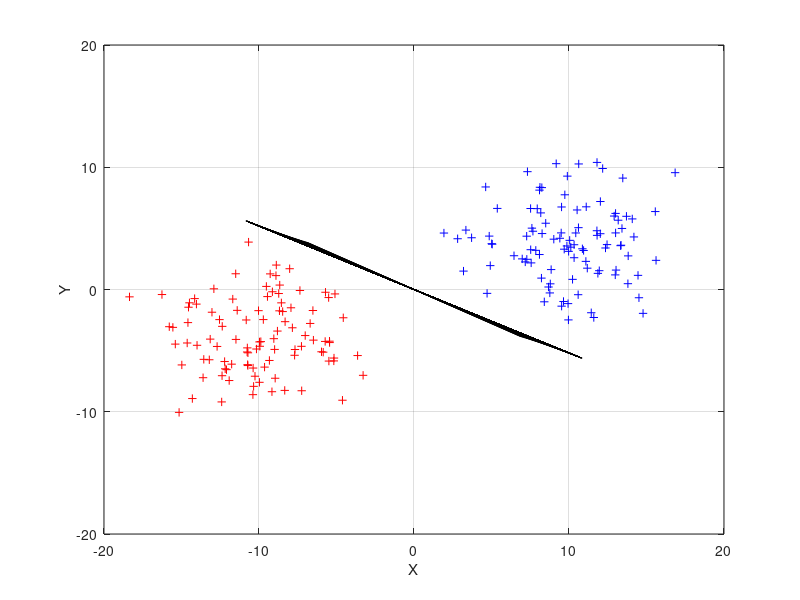

Source code (MATLAB):
clear all
close all
clc

% ANN Project 1
% Create data which is then used for perceptron learning

%%          3.1.1 create Datasets
% Create 2 datasets of multivariant distribution(with mu and sigma)
% with linearly seperable data (100 points per class)

%rng default;                    %Will always produce the same randon data
% first group od data
mu1 = [10,4];
sigma1 = [10,1;1,10];
data1 = mvnrnd(mu1,sigma1,100);

%second group of data
mu2 = [-10,-4];
sigma2 = [10,1;1,10];
data2 = mvnrnd(mu2,sigma2,100);

% combine data into one matrix
all_data = [data1; data2];
all_data = all_data';
bias = ones(1,200);
all_data = [all_data; bias];

% Create an output matrix
target1 = ones(1,100);
target2 = -1.*ones(1,100);
target = [target1, target2];

%%          Plotting

figure(1)
plot(all_data(1,1:100),all_data(2,1:100),'b+')
grid on
xlabel('X')
ylabel('Y')

hold on
plot(all_data(1,101:200),all_data(2,101:200),'r+')

%%          3.1.2 Single-layer perceptron

% perceptron learning
% using a batch learning algorithm
% Learning parameters with rate and maximum number of iterations
alpha = 0.7;
eta = 0.001;
max_iter = 100;
%min_error = 0;

% create a weight matrix
[numDims, numInst] = size(all_data);
numClasses = size(target,1);
weights = rand(numClasses, numDims);
delta_weight = zeros(numClasses, numDims);

% actual output of each epoch
out = zeros(1,200);
iter = 0;

while iter <= max_iter
    iter = iter + 1;
    
    %for i = 1:length(all_data)
        
        % forward pass
        y = all_data(1,:) * weights(1,1)...
            + all_data(2,:) * weights(1,2)...
            + all_data(3,:) * weights(1,3);                                 %bias part
        out = 2./(1 + exp(-y)) - 1;
        
        %backward pass
        delta_out = (out - target).*(1 + out).*(1 - out).*0.5;
        
        %weight update
        delta_weight(1,1) = (delta_weight(1,1) .* alpha) - (delta_out * all_data(1,:)') .* (1-alpha);
        weights(1,1) = weights(1,1) + delta_weight(1,1) .* eta;
        delta_weight(1,2) = (delta_weight(1,2) .* alpha) - (delta_out * all_data(2,:)') .* (1-alpha);
        weights(1,2) = weights(1,2) + delta_weight(1,2) .* eta;
        %bias weight update
        delta_weight(1,3) = (delta_weight(1,3) .* alpha) - (delta_out * all_data(3,:)') .* (1-alpha);
        weights(1,3) = weights(1,3) + delta_weight(1,3) .* eta;
        
    %end

%Plotting of weights
hold on
axis([-20 20 -20 20])
pointx = [-20*weights(1,1),20*weights(1,1)];
pointy = [20*weights(1,2),-20*weights(1,2)];
line(pointx,pointy,'Color','black','LineStyle','-')

pause(0.1)
end
hold off

% Calculate mean square error
meansquare_error = mean(delta_out.^2)
% Show misclassifications
missclass = 0;
for i = 1:length(target)
    if target(i) ~= round(out(i))
        missclass = missclass + 1;
        missclass_data = i;
    end
end

missclass

%% delta learning
